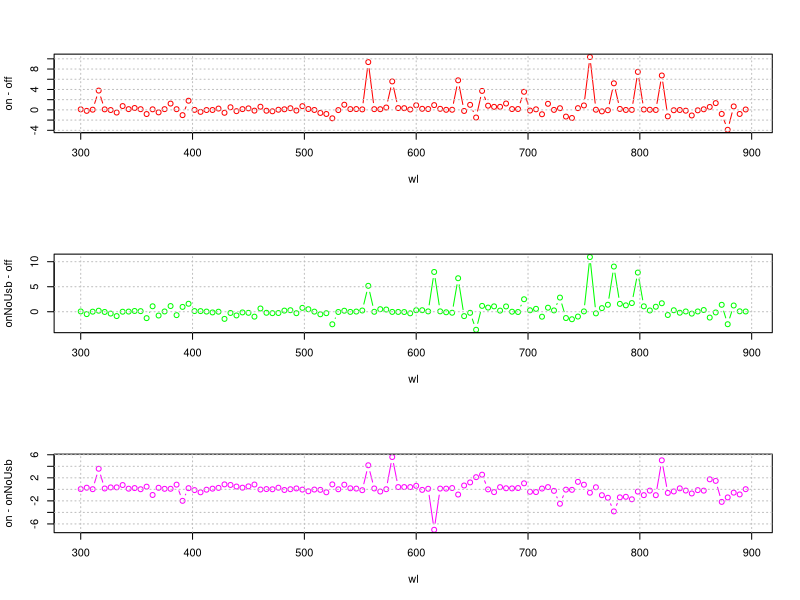
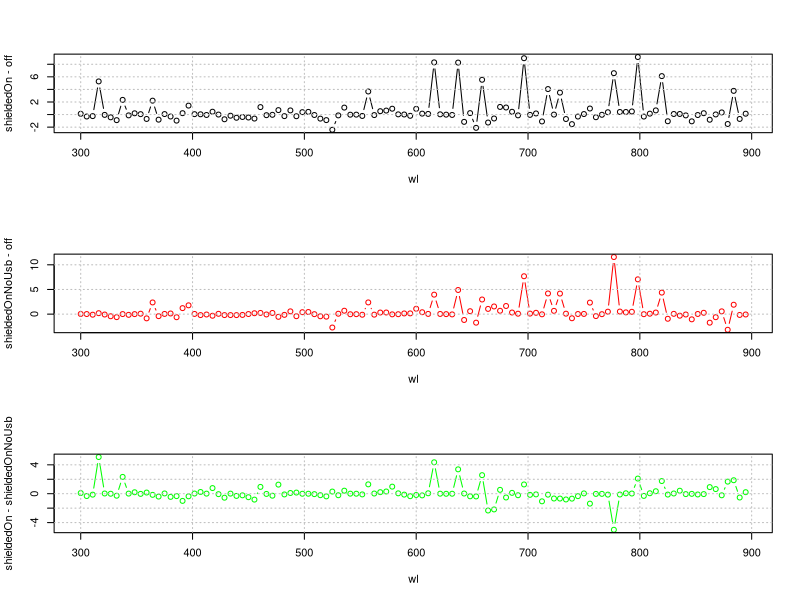
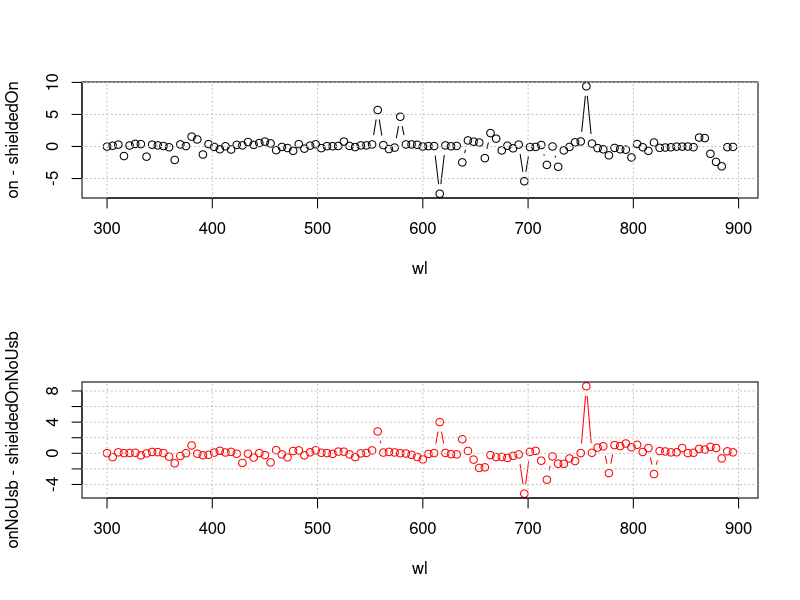
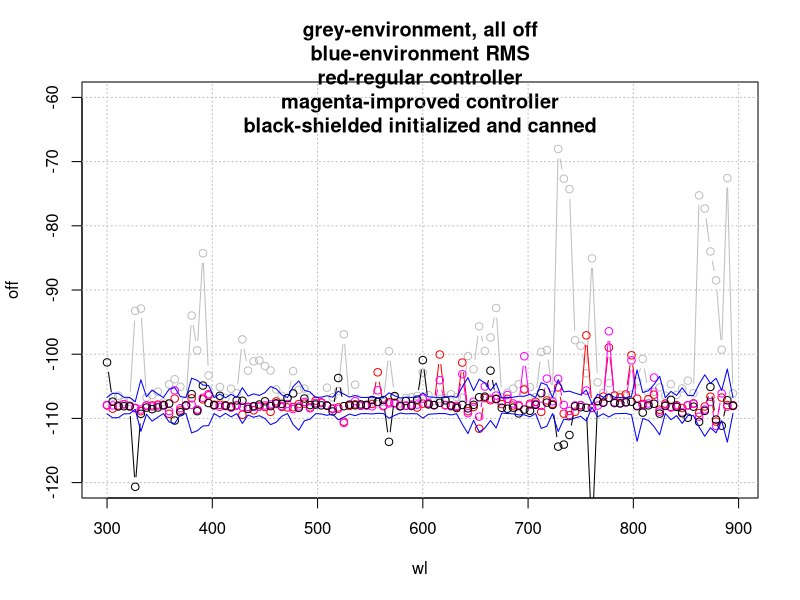
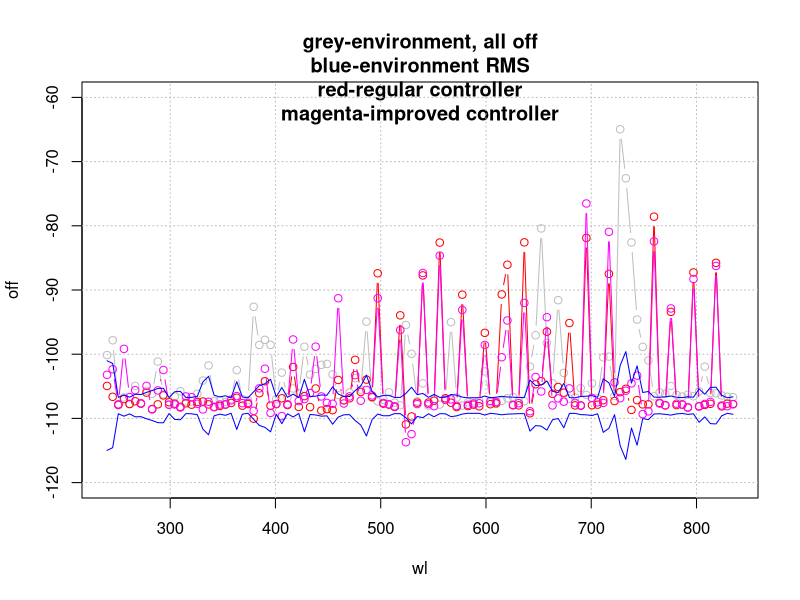
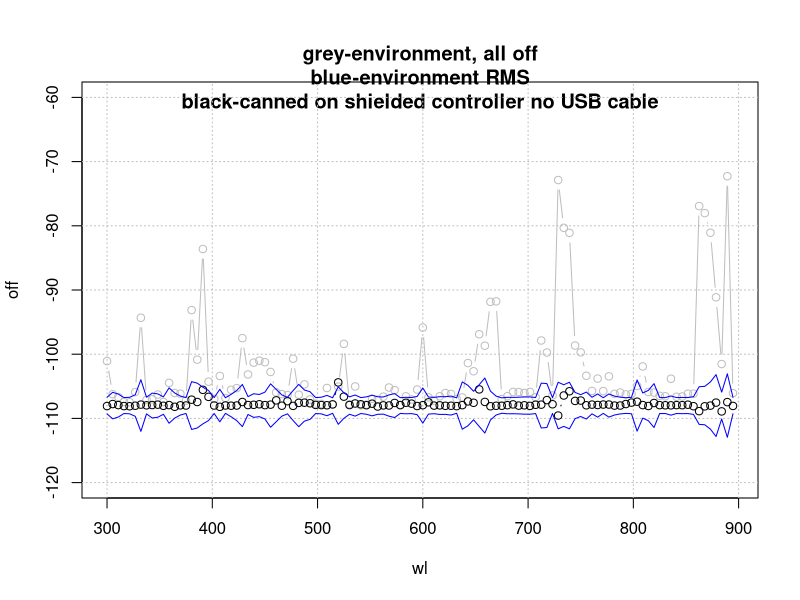

Generate these figures, in order, with R:
setwd( "c:/projects/lcu03.git/controller-em-tests/em-data" )

doff <- read.csv( './off3m.csv', header=F, sep="\t", dec=".", skip=5 )
specSz <- length( doff[1,] )
sampleSz <- length( doff[,1] )
wl <- t( doff[1, 5:specSz] )[, 1]
off <- apply( doff[3:sampleSz, 5:specSz], 2, mean )
sdOff <- apply( doff[3:sampleSz, 5:specSz], 2, sd )

don <- read.csv( './on3m-init.csv', header=F, sep="\t", dec=".", skip=5 )
sampleSz <- length( don[,1] )
on <- apply( don[3:sampleSz, 5:specSz], 2, mean )

dOnNoUsb <- read.csv( './on3m-init-no-usb.csv', header=F, sep="\t", dec=".", skip=5 )
sampleSz <- length( dOnNoUsb[,1] )
onNoUsb <- apply( dOnNoUsb[3:sampleSz, 5:specSz], 2, mean )





dShieldedOn <- read.csv( './shielded-on3m-init.csv', header=F, sep="\t", dec=".", skip=5 )
sampleSz <- length( dShieldedOn[,1] )
shieldedOn <- apply( dShieldedOn[3:sampleSz, 5:specSz], 2, mean )

dShieldedOnNoUsb <- read.csv( './shielded-on3m-init-no-usb.csv', header=F, sep="\t", dec=".", skip=5 )
sampleSz <- length( dShieldedOnNoUsb[,1] )
shieldedOnNoUsb <- apply( dShieldedOnNoUsb[3:sampleSz, 5:specSz], 2, mean )



par(mfrow=c(3, 1))
plot( x=wl, y=on-off, type="b", col="red" )
grid( col="grey", lty="dotted" )

plot( x=wl, y=onNoUsb-off, type="b", col="green" )
grid( col="grey", lty="dotted" )

plot( x=wl, y=on-onNoUsb, type="b", col="magenta" )
grid( col="grey", lty="dotted" )



par(mfrow=c(3, 1))
plot( x=wl, y=shieldedOn-off, type="b", col="black" )
grid( col="grey", lty="dotted" )

plot( x=wl, y=shieldedOnNoUsb-off, type="b", col="red" )
grid( col="grey", lty="dotted" )

plot( x=wl, y=shieldedOn-shieldedOnNoUsb, type="b", col="green" )
grid( col="grey", lty="dotted" )





par(mfrow=c(2, 1))
plot( x=wl, y=on-shieldedOn, type="b", col="black" )
grid( col="grey", lty="dotted" )

plot( x=wl, y=onNoUsb-shieldedOnNoUsb, type="b", col="red" )
grid( col="grey", lty="dotted" )




dsonc <- read.csv( './shielded-on3m-init-no-usb-canned.csv', header=F, sep="\t", dec=".", skip=5 )
sampleSz <- length( dsonc[,1] )
sonc <- apply( dsonc[3:sampleSz, 5:specSz], 2, mean )


par(mfrow=c(1, 1))
plot( x=wl, y=off, type="b", col="grey", ylim=c(-120, -60), main="\n\n\ngrey-environment, all off\nblue-environment RMS\nred-regular controller\nmagenta-improved controller\nblack-shielded initialized and canned" )
grid( col="grey", lty="dotted" )

#lines( x=wl, y=off+sdOff, type="l", col="blue" )
#lines( x=wl, y=off-sdOff, type="l", col="blue" )

lines( x=wl, y=onNoUsb-off-108, type="b", col="red" )
lines( x=wl, y=shieldedOnNoUsb-off-108, type="b", col="magenta" )
lines( x=wl, y=sonc-off-108, type="b", col="black" )
lines( x=wl, y=-108-sdOff, type="l", col="blue" )
lines( x=wl, y=-108+sdOff, type="l", col="blue" )



















# Near field examinations
doff <- read.csv( './off.csv', header=F, sep="\t", dec=".", skip=5 )
specSz <- length( doff[1,] )
sampleSz <- length( doff[,1] )
wl <- t( doff[1, 5:specSz] )[, 1]
off <- apply( doff[3:sampleSz, 5:specSz], 2, mean )
sdOff <- apply( doff[3:sampleSz, 5:specSz], 2, sd )

don <- read.csv( './on.csv', header=F, sep="\t", dec=".", skip=5 )
sampleSz <- length( don[,1] )
on <- apply( don[3:sampleSz, 5:specSz], 2, mean )

dson <- read.csv( './shielded-on.csv', header=F, sep="\t", dec=".", skip=5 )
sampleSz <- length( dson[,1] )
son <- apply( dson[3:sampleSz, 5:specSz], 2, mean )

par(mfrow=c(1, 1))
plot( x=wl, y=off, type="b", col="grey", ylim=c(-120, -60), main="\n\n\ngrey-environment, all off\nblue-environment RMS\nred-regular controller\nmagenta-improved controller" )
grid( col="grey", lty="dotted" )

#lines( x=wl, y=off+sdOff, type="l", col="blue" )
#lines( x=wl, y=off-sdOff, type="l", col="blue" )

lines( x=wl, y=on-off-108, type="b", col="red" )
lines( x=wl, y=son-off-108, type="b", col="magenta" )
lines( x=wl, y=-108-sdOff, type="l", col="blue" )
lines( x=wl, y=-108+sdOff, type="l", col="blue" )




doff <- read.csv( './off-canned.csv', header=F, sep="\t", dec=".", skip=5 )
specSz <- length( doff[1,] )
sampleSz <- length( doff[,1] )
wl <- t( doff[1, 5:specSz] )[, 1]
off <- apply( doff[3:sampleSz, 5:specSz], 2, mean )
sdOff <- apply( doff[3:sampleSz, 5:specSz], 2, sd )

dsonc <- read.csv( './shielded-on3m-init-no-usb-canned.csv', header=F, sep="\t", dec=".", skip=5 )
sampleSz <- length( dsonc[,1] )
sonc <- apply( dsonc[3:sampleSz, 5:specSz], 2, mean )

par(mfrow=c(1, 1))
plot( x=wl, y=off, type="b", col="grey", ylim=c(-120, -60), main="\n\n\ngrey-environment, all off\nblue-environment RMS\nblack-canned on shielded controller no USB cable" )
grid( col="grey", lty="dotted" )

lines( x=wl, y=sonc-off-108, type="b", col="black" )
lines( x=wl, y=-108-sdOff, type="l", col="blue" )
lines( x=wl, y=-108+sdOff, type="l", col="blue" )
